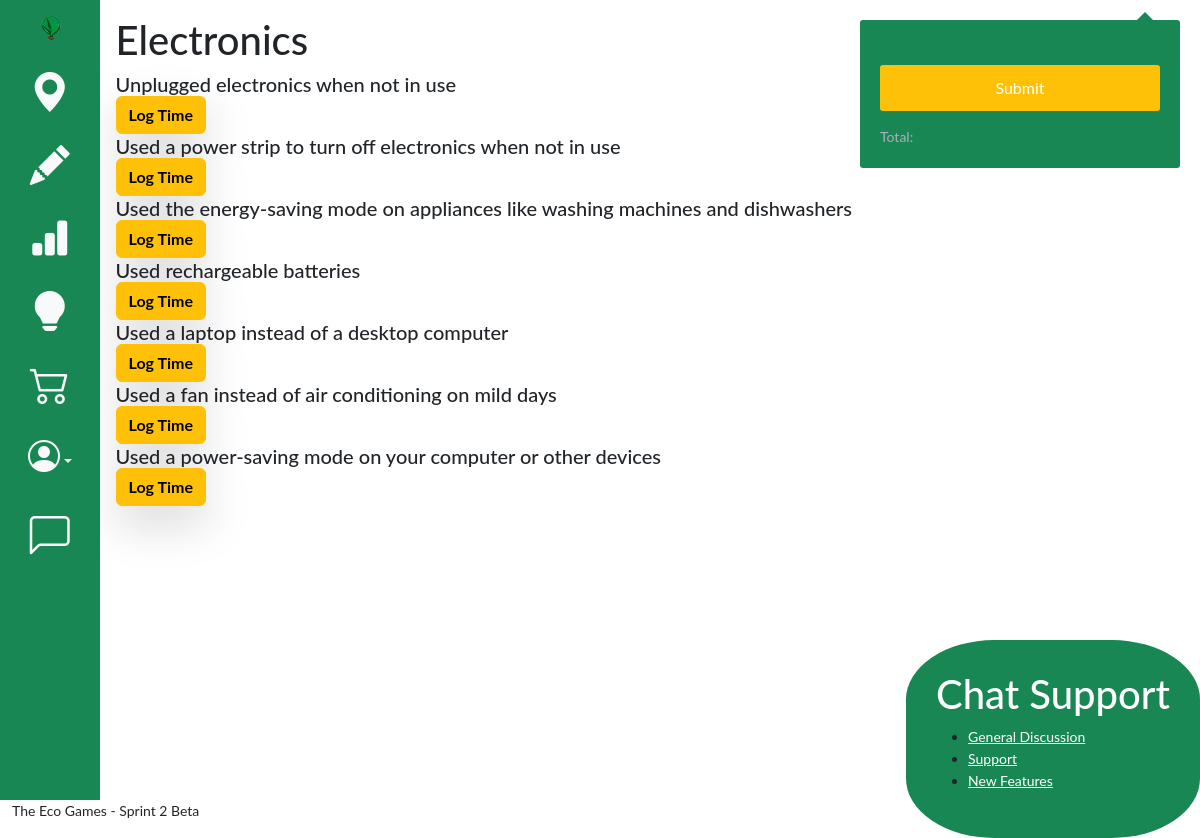
/game/activities/38 (signed in), run on the app's committed database.
### game/models.py (models this page shows, shortened)
class Category(models.Model):
    name=models.CharField(max_length=128)

class Activity(models.Model):
    title = models.TextField(max_length=128, unique=True)
    points=models.IntegerField()
    cat=models.ForeignKey(Category, on_delete=models.CASCADE)
    class ActivityType(models.TextChoices):
        TIMEREQUIRED = 'TR', ('Time required')
        TIMENOTREQUIRED = 'TNR', ('Time not required')
    type=models.CharField(max_length=4, default=ActivityType.TIMENOTREQUIRED)

### game/views.py (the view)
# urls.py: path('activities/<int:pk>', views.ActivitiesDetailView.as_view(), name='activitiesDetails'),
class ActivitiesDetailView(LoginRequiredMixin, DetailView):
    model=Category
    template_name="game/activitiesDetail.html"
    def get_context_data(self, **kwargs):
        context={}
        category=get_object_or_404(Category, pk=self.kwargs['pk'])
        player, created = Challenger.objects.get_or_create(user=self.request.user)
        player.save()
        context['line_items']=getCartItems(player)
        cart, created = UserCart.objects.get_or_create(challenger=player)
        cart.save()
        context['activity_list']=Activity.objects.filter(cat=category)
        context['category']=category
        context['cart'] = cart
        test=Activity.objects.filter(id=78)
        return context

### game/views.py (called while the page is built)
@login_required
def getCartItems(player):
    cart, created = UserCart.objects.get_or_create(challenger=player)
    cart.save()
    context={}
    context['line_items'] = LineItem.objects.filter(cart=cart, checkedOut=False, dateRecorded=date.today()) #set up the line items
    return context['line_items']

### game/templates/game/activitiesDetail.html (shortened to what this page needs)
{% extends 'base.html' %}
{% block content %}
    <h1>{{category.name}}</h1>
    {% for activity in activity_list %}
                <h5 class="card-title">
                    {{ activity.title}}</h5>
            {% if activity.type == 'TR' %}
                <button type="button" class="btn btn-warning shadow-lg log-time-button" data-bs-toggle="modal" data-bs-target="#trModal" onclick="setFields({{activity.id}})"><strong>Log Time and Duration</strong></button>
                {% comment %} <button type="button" class="btn btn-warning shadow-lg log-time-button" data-bs-toggle="modal" data-bs-target="#exampleModal" onclick="setFields({{activity.id}}, '{{activity.type}}')"><strong>Log Time</strong></button> {% endcomment %}
            {% else %}
                <button type="button" class="btn btn-warning shadow-lg log-time-button" data-bs-toggle="modal" data-bs-target="#tnrModal" onclick="setFields({{activity.id}})"><strong>Log Time</strong></button>
            {% endif %}
    {% endfor %}
{% endblock content %}

### templates/cart.html (style rules this page uses)
*, *:before, *:after { box-sizing: border-box; }
body { font: 14px/22px "Lato", Arial, sans-serif; }

### data on the page
Category: name "Electronics"
Activity: title "Unplugged electronics when not in use"
Activity: title "Used a power strip to turn off electronics when not in use"
Activity: title "Used the energy-saving mode on appliances like washing machines and dishwashers"
Activity: title "Used rechargeable batteries"
Activity: title "Used a laptop instead of a desktop computer"
Activity: title "Used a fan instead of air conditioning on mild days"
Activity: title "Used a power-saving mode on your computer or other devices"
